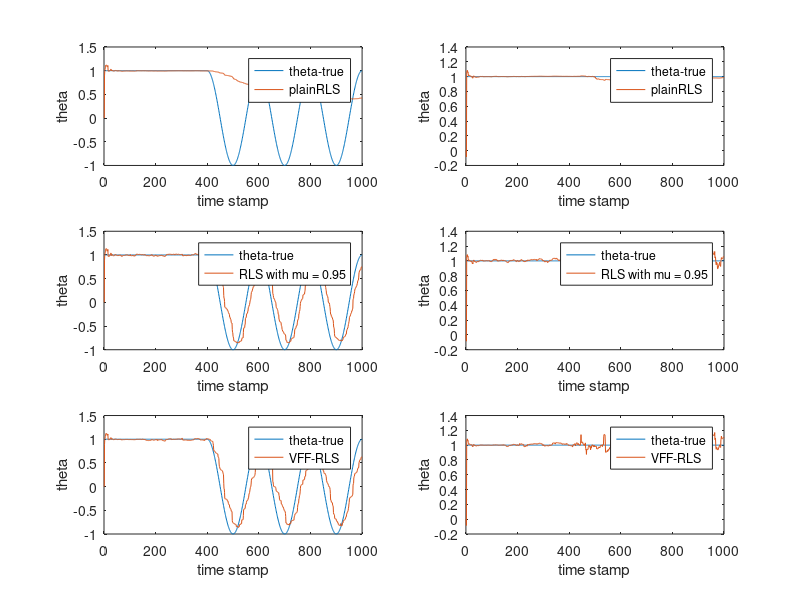
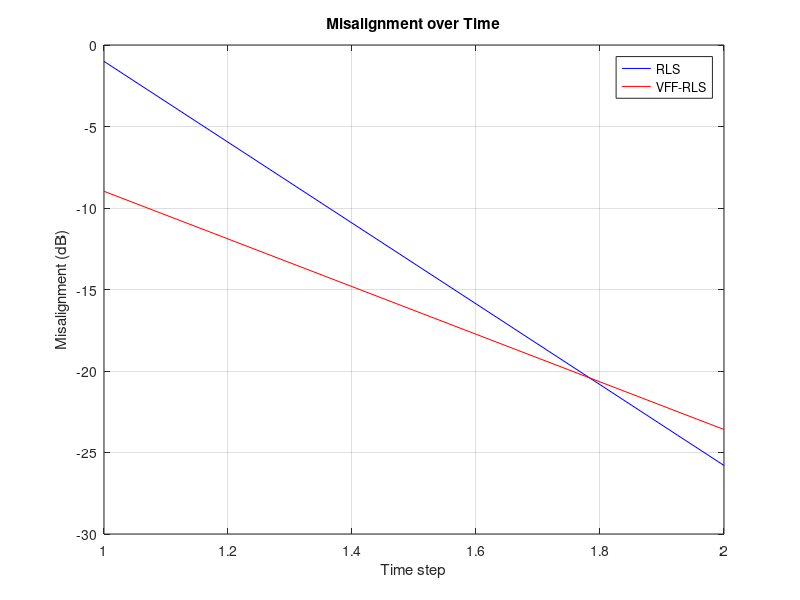

Recreate these plots in MATLAB, in order. (Note: this script raises an error after producing the figures.)
clc
clearvars
close all

rng('default')

% Simulation parameters

N = 1000;   % NUmber of data 
L = 2;      % Number of coefficients of the system

% True system to be estimated
theta1_true = ones(N,1);    

for i = 401:N
    theta1_true(i) = sin(0.01*pi*i + pi/2);
end

theta2_true = ones(N,1);

sigma_u = 10;
u1 = sigma_u*randn(N,1);    
u2 = sigma_u*randn(N,1);
u = [u1 u2];
sigma_v = 1;
v = sigma_v*randn(N,1);        

y_noiseless = theta1_true.*u1 + theta2_true.*u2;
y = theta1_true.*u1 + theta2_true.*u2 + v;  % 'Unknown' system output

% Four estimation methods are compared: 
% plain RLS (lambda = 1), 
% RLS with constand Forgetting Factor (lambda = 0.95)
% GVFF RLS
% Variable Forgetting Factor RLS 

% Plain RLS (form 3) 
P = 10^6*eye(L);
theta_rls = zeros(N,L)';

for i = L:N
    b = 1 + u(i,:)*P*u(i,:)';
    P = P - (1/b)*P*u(i,:)'*u(i,:)*P;
    K = P*u(i,:)';
    e = y(i) - u(i,:)*theta_rls(:,i-1);
    theta_rls(:,i) = theta_rls(:,i-1) + K*e;
end

theta_rls = theta_rls';

% RLS with constant forgetting factor (lambda = 0.95)

P = 10^6*eye(L);
theta_crls = zeros(N,L)';
lambda = .95;
for i = L:N
    b = lambda + u(i,:)*P*u(i,:)';
    P = (1/lambda)*(P - (1/b)*P*u(i,:)'*u(i,:)*P);
    K = P*u(i,:)';
    e = y(i) - u(i,:)*theta_crls(:,i-1);
    theta_crls(:,i) = theta_crls(:,i-1) + K*e;
end

theta_crls = theta_crls';


% GVFF
%___________________



% Variable Forgetting Factor RLS 

P = 10^6*eye(L);
theta_vff = zeros(N,L)';
lambda_max = 0.999999;                 % Maximum forgetting factor
gamma = 1.5;                           % lamba(n) = lambda_max when sigma_e(n) <= gamma*sigma_v(n)
xi = 10^-8;                            % Small constant to avoid division per zero in forgetting factor updates

K_alpha = 2;
K_beta = 5*K_alpha;
alpha = 1 - 1/(K_alpha*L);
beta = 1 - 1/(K_beta*L);

% Initialization of standard deviations
q = u(2,:) * P *u(2,:)';               
sigma_q = sqrt(var(q));                % prediction error associated with the input u(n)
sigma_e = sqrt(mean(y_noiseless.^2));  % power of the a priori error signal

lambda_n = ones(N, 1) * lambda_max;    % Variable Forgetting Factor initialization

for i = 2:N
    e = y(i) - u(i,:)*theta_vff(:,i-1);                            % A priori error
    K = (P * u(i,:)') / (lambda_n(i-1) + u(i,:) * P * u(i,:)');  % Kalman gain vector
    theta_vff(:,i) = theta_vff(:,i-1) + K*e;
    q_n = u(i,:) * P *u(i,:)';
    P = (1/lambda_n(i))*(P - K*u(i,:)*P);

    % Update forgetting factor
    sigma2_e = alpha*sigma_e^2 + (1-alpha)*e^2;
    sigma_e = sqrt(sigma2_e);
    sigma2_q = alpha*sigma_q^2 + (1-alpha)*q_n^2;
    sigma_q = sqrt(sigma2_q);
    
    sigma2_v = beta*sigma_v^2 + (1-beta)*e^2;
    sigma_v = sqrt(sigma2_v);

    lambda_n(i) = min((sigma_q*sigma_v)/(xi + abs(sigma_e - sigma_v)), lambda_max);
end

theta_vff = theta_vff';


% Plot results
figure
title('Plain RLS vs. VFF-RLS')
t = 1:N;    % temporal line for plot

subplot(3,2,1)
plot(t,theta1_true)
hold on 
plot(t, theta_rls(:,1))
xlabel('time stamp')
ylabel('theta')
legend('theta-true', 'plainRLS')

subplot(3,2,2)
plot(t,theta2_true)
hold on 
plot(t, theta_rls(:,2))
xlabel('time stamp')
ylabel('theta')
legend('theta-true', 'plainRLS')

subplot(3,2,3)
plot(t,theta1_true)
hold on 
plot(t, theta_crls(:,1))
xlabel('time stamp')
ylabel('theta')
legend('theta-true', 'RLS with mu = 0.95')

subplot(3,2,4)
plot(t,theta2_true)
hold on 
plot(t, theta_crls(:,2))
xlabel('time stamp')
ylabel('theta')
legend('theta-true', 'RLS with mu = 0.95')

subplot(3,2,5)
plot(t,theta1_true)
hold on 
plot(t, theta_vff(:,1))
xlabel('time stamp')
ylabel('theta')
legend('theta-true', 'VFF-RLS')

subplot(3,2,6)
plot(t,theta2_true)
hold on 
plot(t, theta_vff(:,2))
xlabel('time stamp')
ylabel('theta')
legend('theta-true', 'VFF-RLS')

% Evaluation metrics
% --- MSE ---
mse_theta1_rls = mean((theta_rls(:,1) - theta1_true).^2);
mse_theta1_vff = mean((theta_vff(:,1) - theta1_true).^2);

mse_theta2_rls = mean((theta_rls(:,2) - theta2_true).^2);
mse_theta2_vff = mean((theta_vff(:,2) - theta2_true).^2);

% --- Estimation variance ---
var_theta1_rls = var(theta_rls(:,1));
var_theta1_vff = var(theta_vff(:,1));

var_theta2_rls = var(theta_rls(:,2));
var_theta2_vff = var(theta_vff(:,2));


% % --- Settling time after t = 400 ---
% t_start = 400;
% eps = 0.05;  % Error treshold
% 
% % RLS settling time
% theta1_rls = theta_rls(:,1);
% settle1_rls = find(abs(theta1_rls(t_start:end) - theta1_true(t_start:end)) < eps, 1);
% if ~isempty(settle1_rls)
%     settling_time_rls1 = settle1_rls; % steps after t=400
% else
%     settling_time_rls1 = NaN;
% end
% 
% theta2_rls = theta_rls(:,2);
% settle2_rls = find(abs(theta2_rls(t_start:end) - theta2_true(t_start:end)) < eps, 1);
% if ~isempty(settle2_rls)
%     settling_time_rls2 = settle2_rls; % steps after t=400
% else
%     settling_time_rls2 = NaN;
% end
% 
% % VFF-RLS settling time
% theta1_vff = theta_vff(:,1);
% settle1_vff = find(abs(theta1_vff(t_start:end) - theta1_true(t_start:end)) < eps, 1);
% if ~isempty(settle1_vff)
%     settling_time_vff1 = settle1_vff;
% else
%     settling_time_vff1 = NaN;
% end
% 
% theta2_vff = theta_vff(:,2);
% settle2_vff = find(abs(theta2_vff(t_start:end) - theta2_true(t_start:end)) < eps, 1);
% if ~isempty(settle2_vff)
%     settling_time_vff2 = settle2_vff;
% else
%     settling_time_vff2 = NaN;
% end

% --- Misalignment ---
theta_true = [theta1_true, theta2_true];

misalign_rls = 10*log10(sum((theta_rls - theta_true).^2) ./ sum(theta_true.^2));
misalign_vff = 10*log10(sum((theta_vff - theta_true).^2) ./ sum(theta_true.^2));

avg_misalign_rls = mean(misalign_rls);
avg_misalign_vff = mean(misalign_vff);


% --- Print results ---
fprintf('--- Quantitative Comparison ---\n');
fprintf('Mean Square Error θ1 | RLS: %.4f    | VFF-RLS: %.4f\n', mse_theta1_rls, mse_theta1_vff);
fprintf('Mean Square Error θ2 | RLS: %.4f    | VFF-RLS: %.4f\n', mse_theta2_rls, mse_theta2_vff);
fprintf('Variance θ1          | RLS: %.4f    | VFF-RLS: %.4f\n', var_theta1_rls, var_theta1_vff);
fprintf('Variance θ2          | RLS: %.4f    | VFF-RLS: %.4f\n', var_theta2_rls, var_theta2_vff);
fprintf('Avg Misalignment(dB) | RLS: %.2f dB | VFF-RLS: %.2f dB\n', avg_misalign_rls, avg_misalign_vff);
% fprintf('Settling Time (θ1 after t=400)\n');
% fprintf('          RLS: %d steps\n', settling_time_rls1);
% fprintf('      VFF-RLS: %d steps\n', settling_time_vff1);
% fprintf('Settling Time (θ2)\n');
% fprintf('          RLS: %d steps\n', settling_time_rls2);
% fprintf('      VFF-RLS: %d steps\n', settling_time_vff2);


figure;
plot(misalign_rls, 'b'); hold on;
plot(misalign_vff, 'r');
legend('RLS', 'VFF-RLS');
xlabel('Time step'); ylabel('Misalignment (dB)');
title('Misalignment over Time');
grid on;


% Table creation
algorithms = {'RLS'; 'VFF-RLS'};
MSE_theta1 = [mse_theta1_rls; mse_theta1_vff];
MSE_theta2 = [mse_theta2_rls; mse_theta2_vff];
Variance_theta1 = [var_theta1_rls; var_theta1_vff];
Variance_theta2 = [var_theta2_rls; var_theta2_vff];
Misalignment_dB = [avg_misalign_rls; avg_misalign_vff];
% SettlingTime_theta1 = [settling_time_rls1; settling_time_vff1];
% SettlingTime_theta2 = [settling_time_rls2; settling_time_vff2];
T = table(MSE_theta1, MSE_theta2, Variance_theta1, Variance_theta2, Misalignment_dB, ...
          'RowNames', algorithms);
T = rows2vars(T);
writetable(T, 'comparison_results.csv', 'WriteRowNames', true);
